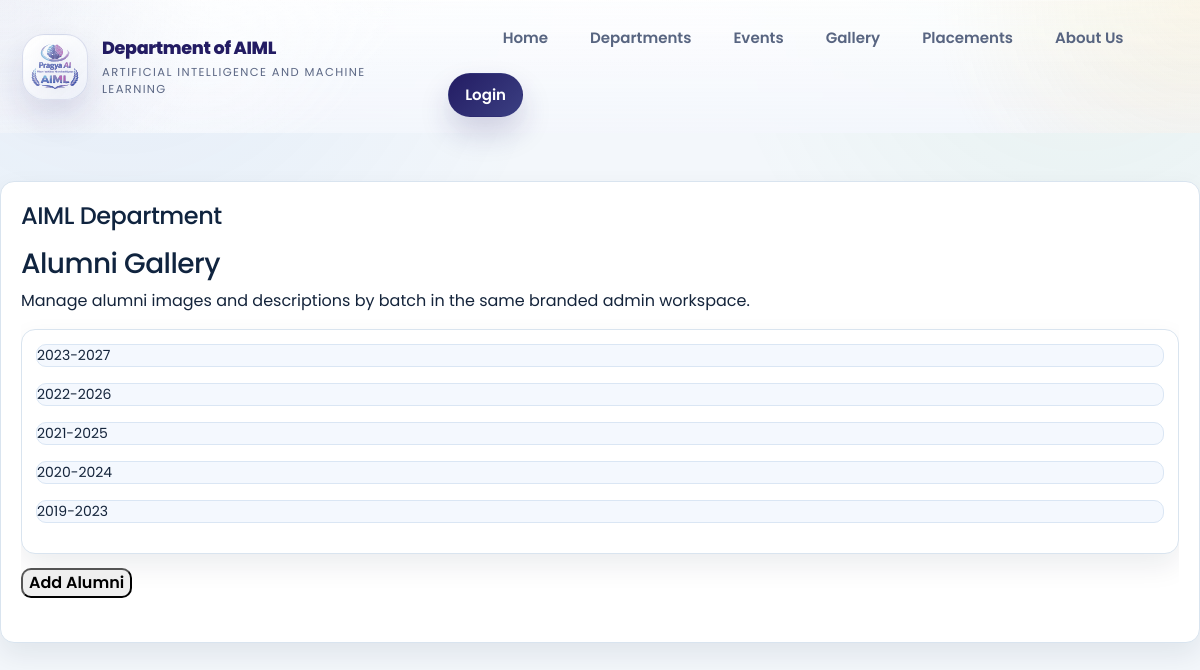
Screenshot of /admin/alumni/alumni.php with the database file from the repository.
### tables this page shows
CREATE TABLE `year_batch` (
  `id` int(11) NOT NULL,
  `batch` varchar(500) NOT NULL
);

### libraries/mysql.class.php (called while the page is built, shortened)
<?php
class DataBasePDO
{
	private static $hostname	=  DB_SERVER;
	private static $username	=  DB_USER;
	private static $password	=  DB_PASS;
	private static $dbname		=  DB_DATABASE;
	private static $instance 	= FALSE;
	private $db;
	public $fetch_mode 			= PDO::FETCH_ASSOC;
	private $last_statement		= NULL;
 	public function __construct($connect = true, $dataBase = null, $server = null,$userName = null, $passWord = null){
			$this->db = self::$instance;
 			return self::$instance;
 	}
	public function connectToDB(){
			$dns='mysql:host='.self::$hostname.';dbname='.self::$dbname;
	    	self::$instance = new PDO($dns, self::$username, self::$password);
	    	self::$instance->setAttribute(PDO::ATTR_ERRMODE, PDO::ERRMODE_EXCEPTION);
	    	self::$instance->setAttribute(PDO::ATTR_DEFAULT_FETCH_MODE, PDO::FETCH_ASSOC);
	    	$this->db = self::$instance;
	}
	public function executeQuery($sqlQuery = NULL){
			try {
				$this->affected_row = $this->db->exec($sqlQuery);
				return $this->affected_row;
			}
			catch (PDOException $e){
				$this->logDatabaseError($e);
				return false;
			}
	}
	public function getOnePrepared($sqlQuery = NULL, $params = array()){
			if (!$this->internalPreparedQuery($sqlQuery, $params)){
				return false;
			}
			$result = $this->last_statement->fetch();
			return $result;
	}
	public function getAllResults($sqlQuery = NULL){
			if (!$this->internalQuery($sqlQuery)){
				return array();
			}
			$result = $this->last_statement->fetchAll();
			return $result;
	}
	public function internalQuery($sqlQuery = NULL){
			try {
				$stmt = $this->db->query($sqlQuery);
				$stmt->setFetchMode($this->fetch_mode);
				$this->last_statement = $stmt;
				return TRUE;
			}
			catch (PDOException $e){
				$this->logDatabaseError($e);
				return false;
			}
	}
	public function internalPreparedQuery($sqlQuery = NULL, $params = array()){
			try {
				$stmt = $this->db->prepare($sqlQuery);
				$stmt->execute($params);
				$stmt->setFetchMode($this->fetch_mode);
				$this->last_statement = $stmt;
				return TRUE;
			}
			catch (PDOException $e){
				$this->logDatabaseError($e);
				return false;
			}
	}
}
?>

### libraries/functions.class.php (called while the page is built, shortened)
<?php
	include_once("mysql.class.php");
 	class DataFunctions {
 		public $dbObj;
 		public function __construct(){
 			$this->dbObj = new DataBasePDO();
			try { $this->ensureAdminSchema(); } catch (Exception $e) {}
			try { $this->ensureModernAuthSchema(); } catch (Exception $e) {}
			try { $this->ensureStaffAuthSchema(); } catch (Exception $e) {}
			try { $this->ensureEventSchema(); } catch (Exception $e) {}
 		}
	private function assertSafeIdentifier($identifier){
		$identifier = trim((string)$identifier);
		return $identifier;
	}
	private function ensureUsersRoleSchema(){
		$usersTable = $this->assertSafeIdentifier(TB_USERS);
		if ($this->tableHasColumn($usersTable, 'role')) {
			return;
		}
		$this->dbObj->executeQuery("ALTER TABLE `".$usersTable."` ADD COLUMN `role` ENUM('student','alumni','admin') NOT NULL DEFAULT 'student'");
		$this->dbObj->executeQuery('CREATE INDEX `idx_users_role` ON `'.$usersTable.'` (`role`)');
	}
	private function ensureModernAuthSchema(){
		$this->ensureColumnDefinition(ADMIN_TABLE, 'last_access', "timestamp NULL DEFAULT NULL COMMENT 'customer login time and date is stored'");
		$this->ensureColumnDefinition(TB_USERS, 'password', "varchar(255) NOT NULL COMMENT 'user password is stored'");
		$this->ensureColumnDefinition(ADMIN_TABLE, 'password', "varchar(255) NOT NULL COMMENT 'customer password is stored'");
		$this->ensureColumnDefinition(TB_USERS, 'address', "varchar(255) NOT NULL COMMENT 'user address is stored'");
		$this->ensureColumnDefinition(ADMIN_TABLE, 'address', "varchar(255) NOT NULL COMMENT 'customer address is stored'");
	}
	private function ensureStaffAuthSchema(){
		$table = $this->assertSafeIdentifier(TB_STAFF);
		$idColumn = $this->dbObj->getOnePrepared(
			"SELECT COLUMN_KEY, EXTRA
			 FROM information_schema.COLUMNS
			 WHERE TABLE_SCHEMA = DATABASE()
			   AND TABLE_NAME = :table_name
			   AND COLUMN_NAME = 'id'
			 LIMIT 1",
			array(':table_name' => $table)
		);
		if (!empty($idColumn)) {
			$columnKey = strtoupper((string)($idColumn['COLUMN_KEY'] ?? ''));
			$extra = strtolower((string)($idColumn['EXTRA'] ?? ''));
			if ($columnKey === 'PRI' && strpos($extra, 'auto_increment') === false) {
				$this->dbObj->executeQuery('ALTER TABLE `'.$table.'` MODIFY `id` int(11) NOT NULL AUTO_INCREMENT');
			}
		}
		$columnCheck = $this->dbObj->getAllResults('SHOW COLUMNS FROM `'.$table.'` LIKE "password"');
		if (empty($columnCheck)) {
			$this->dbObj->executeQuery('ALTER TABLE `'.$table.'` ADD COLUMN `password` varchar(255) NOT NULL DEFAULT "" AFTER `e_mail`');
		} else {
			$this->ensureColumnDefinition($table, 'password', "varchar(255) NOT NULL DEFAULT ''");
		}
	}
	private function ensureAdminSchema(){
		$table = $this->assertSafeIdentifier(ADMIN_TABLE);
		try {
			$this->dbObj->executeQuery(
				"UPDATE `".$table."`
				 SET `last_access` = NULL
				 WHERE CAST(`last_access` AS CHAR(19)) = '0000-00-00 00:00:00'"
			);
		} catch (Exception $e) {}
		$this->ensureColumnDefinition($table, 'last_access', "timestamp NULL DEFAULT NULL COMMENT 'customer login time and date is stored'");
		$this->ensurePrimaryAutoIncrementId($table);
	}
	private function ensureAchievementsSchema(){
		$table = $this->assertSafeIdentifier(TB_ACHIEVEMENTS);
		$this->dbObj->executeQuery(
			'CREATE TABLE IF NOT EXISTS `'.$table.'` (
				`id` int(11) NOT NULL AUTO_INCREMENT,
				`category_id` tinyint(4) NOT NULL,
				`achievement_desc` blob NOT NULL,
				PRIMARY KEY (`id`)
			) ENGINE=InnoDB DEFAULT CHARSET=latin1'
		);
	}
	private function ensureGallerySchema(){
		$categoryTable = $this->assertSafeIdentifier(TB_GALLERY_CATEGORY);
		$createSql = "CREATE TABLE IF NOT EXISTS `".$categoryTable."` (
			`id` int(11) NOT NULL AUTO_INCREMENT,
			`category_name` varchar(500) NOT NULL,
			`linked_event_id` int(11) DEFAULT NULL,
			`sort_order` int(11) NOT NULL DEFAULT 0,
			`is_active` tinyint(4) NOT NULL DEFAULT 1,
			PRIMARY KEY (`id`)
		) ENGINE=InnoDB DEFAULT CHARSET=latin1";
		$this->dbObj->executeQuery($createSql);
	}
	private function ensureEventSchema(){
		$eventTypesTable = $this->assertSafeIdentifier(TB_EVENT_TYPES);
		$eventsTable = $this->assertSafeIdentifier(TB_EVENTS);
		$this->dbObj->executeQuery(
			'CREATE TABLE IF NOT EXISTS `'.$eventTypesTable.'` (
				`id` int(11) NOT NULL AUTO_INCREMENT,
				`event_type` varchar(255) NOT NULL,
				PRIMARY KEY (`id`)
			) ENGINE=InnoDB DEFAULT CHARSET=latin1'
		);
		$this->dbObj->executeQuery(
			'CREATE TABLE IF NOT EXISTS `'.$eventsTable.'` (
				`id` int(11) NOT NULL AUTO_INCREMENT,
				`event_type_id` int(11) NOT NULL DEFAULT 0,
				`event_name` varchar(255) NOT NULL DEFAULT \'\',
				`event_desc` text NOT NULL,
				`event_address` text NOT NULL,
				`event_date` date NOT NULL,
				`reg_frm_date` date NULL DEFAULT NULL,
				`reg_to_date` date NULL DEFAULT NULL,
				`is_registration` tinyint(1) NOT NULL DEFAULT 0,
				PRIMARY KEY (`id`)
			) ENGINE=InnoDB DEFAULT CHARSET=latin1'
		);
		$this->ensurePrimaryAutoIncrementId($eventTypesTable);
	}
	private function ensurePrimaryAutoIncrementId($table){
		$table = $this->assertSafeIdentifier($table);
		$idColumn = $this->dbObj->getOnePrepared(
			"SELECT COLUMN_KEY, EXTRA
			 FROM information_schema.COLUMNS
			 WHERE TABLE_SCHEMA = DATABASE()
			   AND TABLE_NAME = :table_name
			   AND COLUMN_NAME = 'id'
			 LIMIT 1",
			array(':table_name' => $table)
		);
		$columnKey = strtoupper((string)($idColumn['COLUMN_KEY'] ?? ''));
		$extra = strtolower((string)($idColumn['EXTRA'] ?? ''));
		if ($columnKey !== 'PRI') {
			$primaryKey = $this->dbObj->getAllResults('SHOW INDEX FROM `'.$table.'` WHERE Key_name = "PRIMARY"');
			if (empty($primaryKey)) {
				$this->dbObj->executeQuery('ALTER TABLE `'.$table.'` ADD PRIMARY KEY (`id`)');
			}
		}
		if (strpos($extra, 'auto_increment') === false) {
			$this->dbObj->executeQuery('ALTER TABLE `'.$table.'` MODIFY `id` int(11) NOT NULL AUTO_INCREMENT');
		}
	}
	private function ensurePlacementsSchema(){
		$table = $this->assertSafeIdentifier(TB_PLACEMENTS);
		$statsTable = $this->assertSafeIdentifier(TB_PLACEMENT_STATS);
		$this->dbObj->executeQuery(
			'CREATE TABLE IF NOT EXISTS `'.$table.'` (
				`id` int(11) NOT NULL AUTO_INCREMENT,
				`category_id` tinyint(4) NOT NULL,
				`placement_desc` blob NOT NULL,
				PRIMARY KEY (`id`)
			) ENGINE=InnoDB DEFAULT CHARSET=latin1'
		);
		$this->dbObj->executeQuery(
			'CREATE TABLE IF NOT EXISTS `'.$statsTable.'` (
				`id` int(11) NOT NULL AUTO_INCREMENT,
				`students_placed` varchar(50) NOT NULL DEFAULT \'\',
				`companies_visited` varchar(50) NOT NULL DEFAULT \'\',
				`highest_package` varchar(50) NOT NULL DEFAULT \'\',
				`average_package` varchar(50) NOT NULL DEFAULT \'\',
				`updated_at` timestamp NOT NULL DEFAULT CURRENT_TIMESTAMP ON UPDATE CURRENT_TIMESTAMP,
				PRIMARY KEY (`id`)
			) ENGINE=InnoDB DEFAULT CHARSET=latin1'
		);
	}
	private function tableHasColumn($table, $columnName){
		$table = $this->assertSafeIdentifier($table);
		$columnName = $this->assertSafeIdentifier($columnName);
		$result = $this->dbObj->getAllResults('SHOW COLUMNS FROM `'.$table.'` LIKE "'.$columnName.'"');
		return !empty($result);
	}
	private function ensureColumnDefinition($table, $columnName, $definition){
		$table = $this->assertSafeIdentifier($table);
		$columnName = $this->assertSafeIdentifier($columnName);
		$definition = trim((string)$definition);
		$checkSql = "SELECT COLUMN_TYPE, IS_NULLABLE, COLUMN_DEFAULT
					 FROM information_schema.COLUMNS
					 WHERE TABLE_SCHEMA = DATABASE()
					   AND TABLE_NAME = :table_name
					   AND COLUMN_NAME = :column_name
					 LIMIT 1";
		$result = $this->dbObj->getOnePrepared($checkSql, array(
			':table_name' => $table,
			':column_name' => $columnName
		));
		$currentType = strtolower((string)($result['COLUMN_TYPE'] ?? ''));
		if ($columnName === 'password' && strpos($currentType, 'varchar(255)') !== false) {
			return;
		}
		if ($columnName === 'address' && preg_match('/varchar\((\d+)\)/', $currentType, $matches) && (int)$matches[1] >= 255) {
			return;
		}
		$alterSql = "ALTER TABLE `".$table."` MODIFY `".$columnName."` ".$definition;
		$this->dbObj->executeQuery($alterSql);
	}
}

### admin/alumni/alumni.php (the view, shortened to what this page needs)
<?php
	include_once('header.php');
   require_once("../libraries/functions.class.php") ;
   $fcObj	= new DataFunctions();
   $tbBatch		 = TB_BATCH;
   $batches		 = $fcObj->getBatches( $tbBatch );
   $batchCnt	 = sizeof($batches);
?>
<div id="page">
				<div id="content">
					<div class="post">
						<span class="alignCenter">
							<h4>AIML Department </h4>
						</span>
					</div>
					<div id='content_right' class='content_right'>
						<div class="legacy-admin-page">
							<div class="legacy-admin-hero">
								<h3 class="legacy-admin-title">Alumni Gallery</h3>
								<p class="legacy-admin-subtitle">Manage alumni images and descriptions by batch in the same branded admin workspace.</p>
							</div>
						<div class="comteeMem">
							<?php
							for($i=0; $i< $batchCnt; $i++){
							?>
								<div class="committeeTitle">
									<div  class="achievemnts">
										<?php echo $batches[$i]['batch'];?>
									</div>
								</div>
								<?php
							}
							?>
							</div>
							<div  class="alumniAdd">
								<a href="add_alumni.php" >
									<input type="button" class="button" value="Add Alumni" />
								</a>
							</div>
					</div>
						</div>
					<br class="clearfix" />
				</div>
				<br class="clearfix" />
			</div>

### public/assets/css/newstyle.css (style rules this page uses)
:root { --ui-bg: #edf1fb; --ui-surface: #ffffff; --ui-text: #16203d; --ui-muted: #5c6885; --ui-primary: #3b3f82; --ui-primary-dark: #231c63; --ui-accent: #e6c36a; --ui-border: #d7deef; --ui-shadow: 0 18px 38px rgba(22, 32, 61, 0.1); }
body { font-family: 'Poppins', sans-serif; color: var(--ui-text); background: radial-gradient(circle at 10% 0%, rgba(163, 171, 207, 0.26), transparent 28%), radial-gradient(circle at 92% 8%, rgba(230, 195, 106, 0.14), transparent 22%), var(--ui-bg); }
#index_cont, #content, #content_garrely { background: #ffffff; border: 1px solid #d9e3ec; border-radius: 12px; padding: 20px; }
#content_right, .content_right { overflow: hidden; min-width: 0; }
.post h4, .alignCenter h4 { margin: 0 0 14px; }
.comteeMem, .eventDetails, .materialDet { background: #fff; border: 1px solid #d9e3ec; border-radius: 10px; padding: 14px; margin-bottom: 14px; }
.committeeTitle, .usersDetHeader, .eventDetHeader, .eventDet, .classHeader, .subjHeader { display: flex; gap: 14px; flex-wrap: wrap; align-items: center; }
.eventHead, .eventDes, .eventName, .eventCandName, .eventCandClass, .eventRegisDates, .sno, .achievemnts, .className, .subjName, .subjMaterials, .materailNames { flex: 1 1 180px; min-width: 120px; font-size: 14px; }

### public/assets/css/site-refresh.css (style rules this page uses)
:root { --refresh-bg: #f3f7fb; --refresh-surface: #ffffff; --refresh-text: #14243b; --refresh-muted: #5b6f86; --refresh-primary: #0b63ce; --refresh-primary-2: #174ea6; --refresh-border: #d9e4ef; --refresh-shadow: 0 12px 28px rgba(15, 30, 52, 0.08); }
* { box-sizing: border-box; }
body { background: radial-gradient(circle at 10% -5%, rgba(11, 99, 206, 0.08), transparent 34%), radial-gradient(circle at 90% 0%, rgba(52, 168, 83, 0.07), transparent 28%), var(--refresh-bg); color: var(--refresh-text); }
h1, h2, h3, h4, h5, h6 { color: #10243f; letter-spacing: -0.02em; }
.container .card, #content, #index_cont, #content_garrely, .comteeMem, .eventDetails, .materialDet { background: var(--refresh-surface); border: 1px solid var(--refresh-border); border-radius: 14px; box-shadow: var(--refresh-shadow); }
.btn-primary, .btn-warning, input.button, .button { border-radius: 10px; font-weight: 600; }
.eventDetHeader, .committeeTitle, .usersDetHeader, .subjHeader, .eventTitle { background: #f4f8fe; border: 1px solid #dae6f4; border-radius: 10px; }

### rows the page displays
year_batch: batch "2023-2027"
year_batch: batch "2022-2026"
year_batch: batch "2021-2025"
year_batch: batch "2020-2024"
year_batch: batch "2019-2023"
